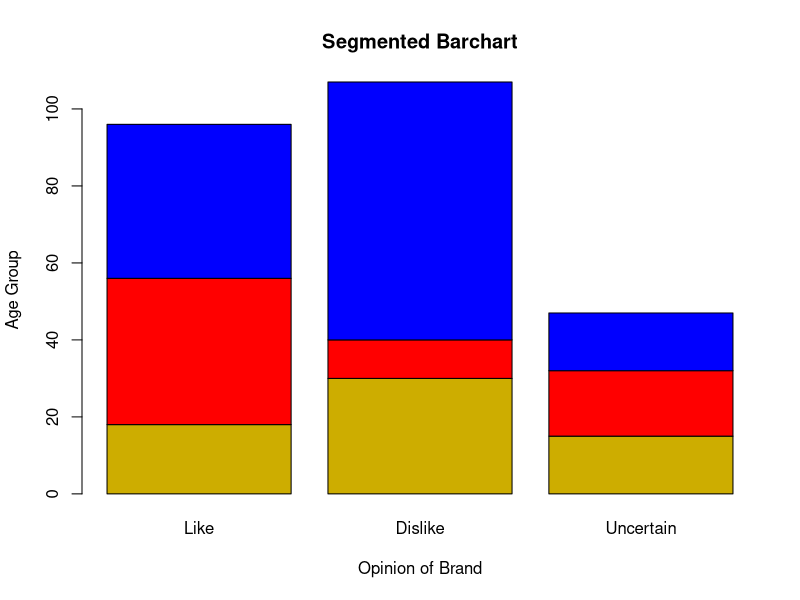

Write the R code that produced this figure.
dat <- read.table(text = "Like Dislike Uncertain 
1 18 30 15
2 38 10 17
3 40 67 15", header = TRUE)

barplot(as.matrix(dat),xlab="Opinion of Brand",col=c("gold3","red","blue"),ylab="Age Group",main='Segmented Barchart')
